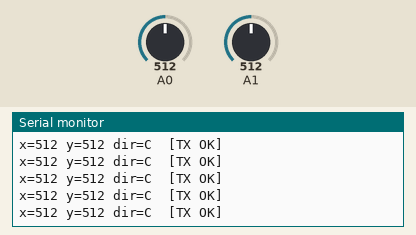
The sketch below on a simulated Arduino Uno, built with avr-gcc and run on an emulated ATmega328P. Shown: the last lines printed to the serial monitor. The inputs (shaded band) are chosen by the test bench; at power-on: A0 = 512, A1 = 512. No radio packets arrive unless stated.

Above: at 1.2 s.
1.3 s: A0 set to 214
At 1.55 s:
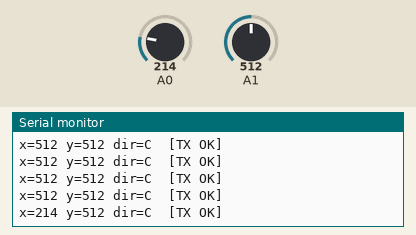
2.8 s: A0 set to 185
At 2.96 s:
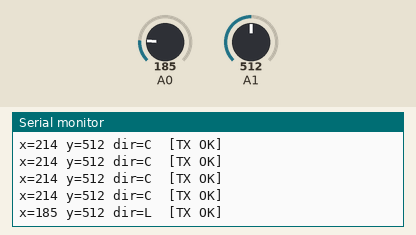
4.7 s: A1 set to 211
At 4.83 s:
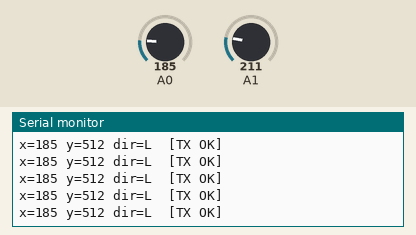
6.2 s: A1 set to 191
At 6.39 s:
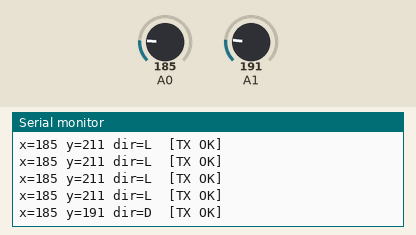

Measured:
- the behaviour switches between 201 and 200 on A0 (found by bisection; images 1 and 2)
- the behaviour switches between 201 and 200 on A1 (found by bisection; images 3 and 4)
- after the input at 1.3 s, the serial monitor: prints a new line after 0.12 s (image 1)
- after the input at 2.8 s, the serial monitor: prints a new line at once (image 2)
- after the input at 6.2 s, the serial monitor: prints a new line after 0.06 s (image 4)

The sketch:

remote.ino
```cpp
#include <SPI.h>
#include <nRF24L01.h>
#include <RF24.h>

RF24 radio(9, 10);
const byte address[6] = "00001";
const int N_SAMPLES = 5;

int readAvg(uint8_t pin, int n = N_SAMPLES) {
  long acc = 0;
  for (int i = 0; i < n; i++) {
    acc += analogRead(pin);
    delayMicroseconds(300);
  }
  return (int)(acc / n);
}

void setup() {
  Serial.begin(9600);
  radio.begin();
  radio.setChannel(76);
  radio.setDataRate(RF24_250KBPS);
  radio.setPALevel(RF24_PA_MIN);
  radio.setRetries(5, 15);
  radio.openWritingPipe(address);
  radio.stopListening();
}

void loop() {
  int x = readAvg(A0);
  int y = readAvg(A1);
  char code = 'C';

  // 위(U): X가 0~1023 사이 && Y가 900 이상
  if (x >= 0 && x <= 1023 && y >= 900) {
    code = 'U';
  }
  // 아래(D): X가 0~1023 사이 && Y가 200 이하
  else if (x >= 0 && x <= 1023 && y <= 200) {
    code = 'D';
  }
  // 왼쪽(L): Y가 0~1023 사이 && X가 200 이하
  else if (y >= 0 && y <= 1023 && x <= 200) {
    code = 'L';
  }
  // 오른쪽(R): Y가 0~1023 사이 && X가 900 이상
  else if (y >= 0 && y <= 1023 && x >= 900) {
    code = 'R';
  }
  // 중앙(C): 그 외
  else {
    code = 'C';
  }

  bool ok = radio.write(&code, 1);
  Serial.print("x="); Serial.print(x);
  Serial.print(" y="); Serial.print(y);
  Serial.print(" dir="); Serial.print(code);
  Serial.println(ok ? "  [TX OK]" : "  [TX FAIL]");
  delay(150);
}
```
